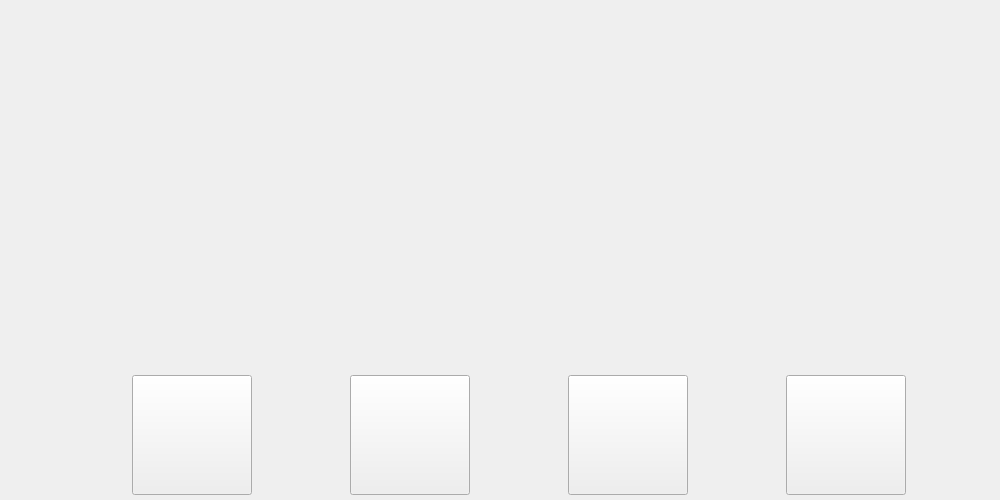
<?xml version="1.0" encoding="UTF-8"?>
<ui version="4.0">
 <class>choice_model</class>
 <widget class="QWidget" name="choice_model">
  <property name="geometry">
   <rect>
    <x>0</x>
    <y>0</y>
    <width>1000</width>
    <height>500</height>
   </rect>
  </property>
  <property name="minimumSize">
   <size>
    <width>1000</width>
    <height>500</height>
   </size>
  </property>
  <property name="maximumSize">
   <size>
    <width>1000</width>
    <height>500</height>
   </size>
  </property>
  <property name="windowTitle">
   <string>Form</string>
  </property>
  <property name="styleSheet">
   <string notr="true"/>
  </property>
  <widget class="QWidget" name="">
   <property name="geometry">
    <rect>
     <x>40</x>
     <y>360</y>
     <width>961</width>
     <height>151</height>
    </rect>
   </property>
   <layout class="QHBoxLayout" name="horizontalLayout">
    <item>
     <widget class="QPushButton" name="btn_music">
      <property name="enabled">
       <bool>true</bool>
      </property>
      <property name="minimumSize">
       <size>
        <width>120</width>
        <height>120</height>
       </size>
      </property>
      <property name="maximumSize">
       <size>
        <width>120</width>
        <height>120</height>
       </size>
      </property>
      <property name="styleSheet">
       <string notr="true">border-image: url(:/new/prefix1/model/音乐.jpg);</string>
      </property>
      <property name="text">
       <string/>
      </property>
     </widget>
    </item>
    <item>
     <widget class="QPushButton" name="btn_weather">
      <property name="minimumSize">
       <size>
        <width>120</width>
        <height>120</height>
       </size>
      </property>
      <property name="maximumSize">
       <size>
        <width>120</width>
        <height>120</height>
       </size>
      </property>
      <property name="styleSheet">
       <string notr="true">border-image: url(:/new/prefix1/model/天气.jpg);</string>
      </property>
      <property name="text">
       <string/>
      </property>
     </widget>
    </item>
    <item>
     <widget class="QPushButton" name="btn_smart">
      <property name="minimumSize">
       <size>
        <width>120</width>
        <height>120</height>
       </size>
      </property>
      <property name="maximumSize">
       <size>
        <width>120</width>
        <height>120</height>
       </size>
      </property>
      <property name="styleSheet">
       <string notr="true">border-image: url(:/new/prefix1/model/智能家居.jpg);</string>
      </property>
      <property name="text">
       <string/>
      </property>
     </widget>
    </item>
    <item>
     <widget class="QPushButton" name="btn_camera">
      <property name="minimumSize">
       <size>
        <width>120</width>
        <height>120</height>
       </size>
      </property>
      <property name="maximumSize">
       <size>
        <width>120</width>
        <height>120</height>
       </size>
      </property>
      <property name="styleSheet">
       <string notr="true">border-image: url(:/new/prefix1/model/摄像头.jpg);</string>
      </property>
      <property name="text">
       <string/>
      </property>
     </widget>
    </item>
   </layout>
  </widget>
 </widget>
 <resources/>
 <connections/>
</ui>
